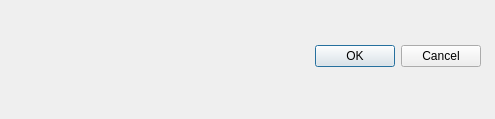
<?xml version="1.0" encoding="UTF-8"?>
<ui version="4.0">
 <class>Dialog</class>
 <widget class="QDialog" name="Dialog">
  <property name="geometry">
   <rect>
    <x>0</x>
    <y>0</y>
    <width>495</width>
    <height>119</height>
   </rect>
  </property>
  <property name="windowTitle">
   <string>Dialog</string>
  </property>
  <widget class="QDialogButtonBox" name="buttonBox">
   <property name="geometry">
    <rect>
     <x>20</x>
     <y>40</y>
     <width>461</width>
     <height>32</height>
    </rect>
   </property>
   <property name="orientation">
    <enum>Qt::Horizontal</enum>
   </property>
   <property name="standardButtons">
    <set>QDialogButtonBox::Cancel|QDialogButtonBox::Ok</set>
   </property>
  </widget>
 </widget>
 <resources/>
 <connections>
  <connection>
   <sender>buttonBox</sender>
   <signal>accepted()</signal>
   <receiver>Dialog</receiver>
   <slot>accept()</slot>
   <hints>
    <hint type="sourcelabel">
     <x>248</x>
     <y>254</y>
    </hint>
    <hint type="destinationlabel">
     <x>157</x>
     <y>274</y>
    </hint>
   </hints>
  </connection>
  <connection>
   <sender>buttonBox</sender>
   <signal>rejected()</signal>
   <receiver>Dialog</receiver>
   <slot>reject()</slot>
   <hints>
    <hint type="sourcelabel">
     <x>316</x>
     <y>260</y>
    </hint>
    <hint type="destinationlabel">
     <x>286</x>
     <y>274</y>
    </hint>
   </hints>
  </connection>
 </connections>
</ui>
